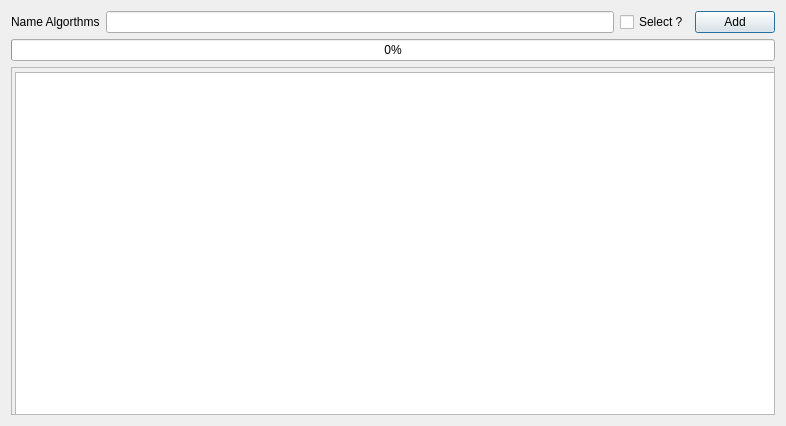
<?xml version="1.0" encoding="UTF-8"?>
<ui version="4.0">
 <class>AddAlgo</class>
 <widget class="QDialog" name="AddAlgo">
  <property name="geometry">
   <rect>
    <x>0</x>
    <y>0</y>
    <width>786</width>
    <height>426</height>
   </rect>
  </property>
  <property name="windowTitle">
   <string>Add algorithm</string>
  </property>
  <layout class="QGridLayout" name="gridLayout">
   <item row="0" column="0">
    <layout class="QHBoxLayout" name="horizontalLayout">
     <item>
      <widget class="QLabel" name="label">
       <property name="text">
        <string>Name Algorthms</string>
       </property>
      </widget>
     </item>
     <item>
      <widget class="QLineEdit" name="lineEdit"/>
     </item>
     <item>
      <widget class="QCheckBox" name="checkBox">
       <property name="text">
        <string>Select ?</string>
       </property>
      </widget>
     </item>
     <item>
      <widget class="QPushButton" name="pushButton">
       <property name="text">
        <string>Add</string>
       </property>
      </widget>
     </item>
    </layout>
   </item>
   <item row="2" column="0">
    <widget class="QScrollArea" name="scrollArea">
     <property name="widgetResizable">
      <bool>true</bool>
     </property>
     <widget class="QWidget" name="scrollAreaWidgetContents">
      <property name="geometry">
       <rect>
        <x>0</x>
        <y>0</y>
        <width>766</width>
        <height>340</height>
       </rect>
      </property>
      <widget class="QTextEdit" name="textEdit">
       <property name="geometry">
        <rect>
         <x>3</x>
         <y>4</y>
         <width>761</width>
         <height>361</height>
        </rect>
       </property>
      </widget>
     </widget>
    </widget>
   </item>
   <item row="1" column="0">
    <widget class="QProgressBar" name="progressBar">
     <property name="value">
      <number>0</number>
     </property>
    </widget>
   </item>
  </layout>
 </widget>
 <resources/>
 <connections/>
</ui>
